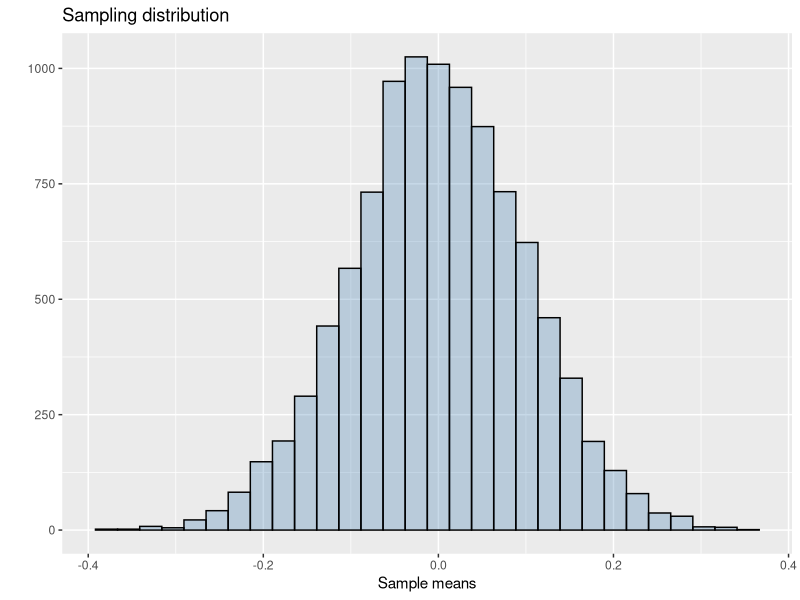
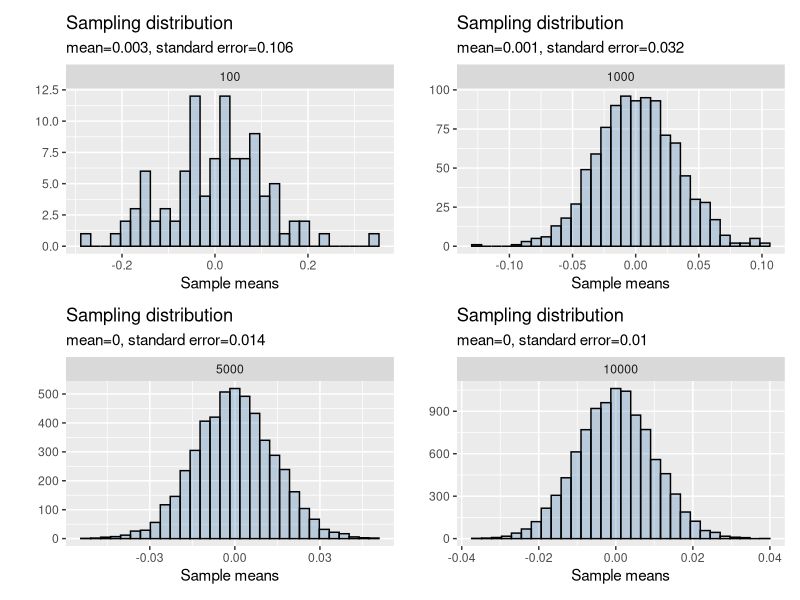
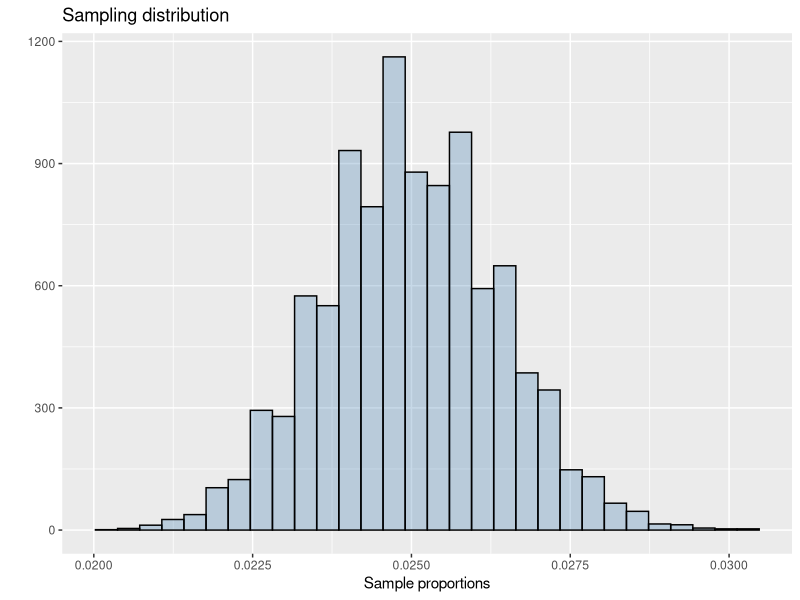
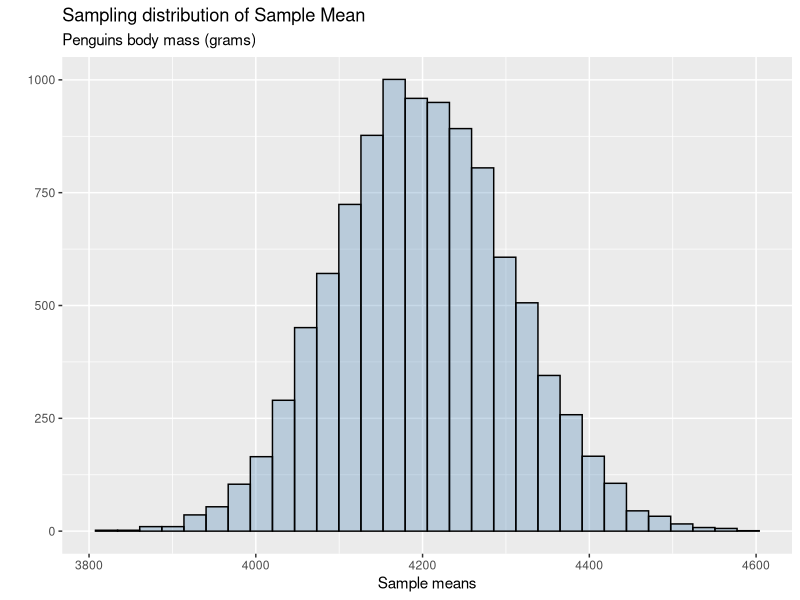
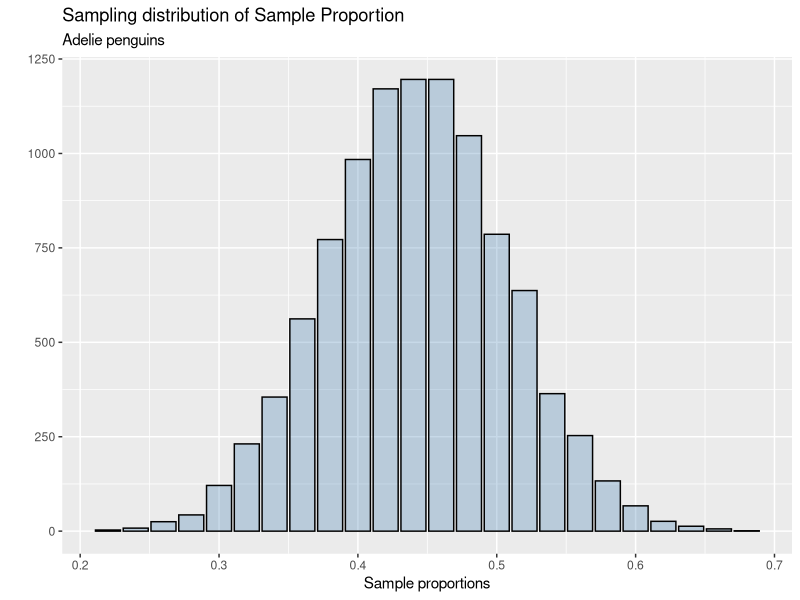

Recreate these plots in R, in order.
## ---- chunk 1
knitr::opts_chunk$set(
  comment = "#>",
  fig.width = 6,
  fig.height = 4,
  warning = FALSE,
  eval = TRUE
)
## ---- chunk 2
library(ggplot2)
library(patchwork)
library(palmerpenguins)
## ---- chunk 3
n_samples <- 10000
sample_size <- 100 # each sample will be of size 100
sample_means <- numeric(n_samples)

for(i in 1:n_samples){
  sample_i =  rnorm(n = sample_size, mean = 0, sd=1) # generate a new sample
  sample_means[i] = mean(sample_i) # obtain mean for each sample
}
## ---- chunk 4
sampling_dist <- ggplot(data.frame(sample_means),aes(sample_means))+
  geom_histogram(fill = 'steelblue',alpha = 0.3,
                 color = 'black',bins=30)+
  labs(title = 'Sampling distribution',
       x = 'Sample means',y = '')
## ---- chunk 5
sampling_dist
## ---- chunk 6
mean(sample_means)
## ---- chunk 7
sd(sample_means)
## ---- chunk 8
n_samples <- 100
sample_means <- numeric(n_samples)

for(i in 1:n_samples){
  sample_i =  rnorm(n = n_samples, mean = 0, sd=1) # generate a new sample
  sample_means[i] = mean(sample_i) # obtain mean for each sample
}

sample_mean <- round(mean(sample_means),3)
standard_error <- round(sd(sample_means),3)

sampling_dist100 <- ggplot(data.frame(sample_means),aes(sample_means))+
  geom_histogram(fill = 'steelblue',alpha = 0.3,
                 color = 'black',bins=30)+
  labs(title = 'Sampling distribution',
       x = 'Sample means',y = '',
       subtitle = paste0('mean=',sample_mean,
                         ', standard error=',standard_error))+
  facet_grid(~100)
## ---- chunk 9
n_samples <- 1000
sample_means <- numeric(n_samples)

for(i in 1:n_samples){
  sample_i =  rnorm(n = n_samples, mean = 0, sd=1) # generate a new sample
  sample_means[i] = mean(sample_i) # obtain mean for each sample
}

sample_mean <- round(mean(sample_means),3)
standard_error <- round(sd(sample_means),3)

sampling_dist1000 <- ggplot(data.frame(sample_means),aes(sample_means))+
  geom_histogram(fill = 'steelblue',alpha = 0.3,
                 color = 'black',bins=30)+
  labs(title = 'Sampling distribution',
       x = 'Sample means',y = '',
       subtitle = paste0('mean=',sample_mean,
                         ', standard error=',standard_error))+
  facet_grid(~1000)
## ---- chunk 10
n_samples <- 5000
sample_means <- numeric(n_samples)

for(i in 1:n_samples){
  sample_i =  rnorm(n = n_samples, mean = 0, sd=1) # generate a new sample
  sample_means[i] = mean(sample_i) # obtain mean for each sample
}

sample_mean <- round(mean(sample_means),3)
standard_error <- round(sd(sample_means),3)

sampling_dist5000 <- ggplot(data.frame(sample_means),aes(sample_means))+
  geom_histogram(fill = 'steelblue',alpha = 0.3,
                 color = 'black',bins=30)+
  labs(title = 'Sampling distribution',
       x = 'Sample means',y = '',
       subtitle = paste0('mean=',sample_mean,
                         ', standard error=',standard_error))+
  facet_grid(~5000)
## ---- chunk 11
n_samples <- 10000
sample_means <- numeric(n_samples)

for(i in 1:n_samples){
  sample_i =  rnorm(n = n_samples, mean = 0, sd=1) # generate a new sample
  sample_means[i] = mean(sample_i) # obtain mean for each sample
}

sample_mean <- round(mean(sample_means),3)
standard_error <- round(sd(sample_means),3)

sampling_dist10000 <- ggplot(data.frame(sample_means),aes(sample_means))+
  geom_histogram(fill = 'steelblue',alpha = 0.3,
                 color = 'black',bins=30)+
  labs(title = 'Sampling distribution',
       x = 'Sample means',y = '',
       subtitle = paste0('mean=',sample_mean,
                         ', standard error=',standard_error))+
  facet_grid(~10000)
## ---- chunk 12
plots <- sampling_dist100 + sampling_dist1000 + sampling_dist5000 +
  sampling_dist10000 + plot_layout(nrow=2, ncol=2)
## ---- chunk 13
plots
## ---- chunk 14
n_samples <- 10000
sample_size <- 100 # each sample will be of size 100
sample_proportions <- numeric(n_samples)

for(i in 1:n_samples){
  sample_i =  rbinom(n = sample_size, size= 10, 
                     prob = 0.25)/sample_size # generate a new sample
  sample_proportions[i] = mean(sample_i) # obtain proportion for each sample
}
## ---- chunk 15
sampling_dist_prop <- ggplot(data.frame(sample_proportions),
                             aes(sample_proportions))+
  geom_histogram(fill = 'steelblue',alpha = 0.3,
                 color = 'black',bins=30)+
  labs(title = 'Sampling distribution',
       x = 'Sample proportions',y = '')
## ---- chunk 16
sampling_dist_prop
## ---- chunk 17
mean(sample_proportions)
## ---- chunk 18
sd(sample_proportions)
## ---- chunk 19
body_mass_g <- penguins$body_mass_g[!is.na(penguins$body_mass_g)]
## ---- chunk 20
n_samples <- 10000
sample_size <- 50

body_mass_xbar <- numeric(n_samples)

for(i in 1:n_samples){
  sample_i =  sample(body_mass_g, size = sample_size) # generate a new sample
  body_mass_xbar[i] = mean(sample_i) # obtain mean for each sample
}

sampling_dist <- ggplot(data.frame(body_mass_xbar),
                        aes(body_mass_xbar))+
  geom_histogram(fill = 'steelblue',alpha = 0.3,
                 color = 'black',bins=30)+
  labs(title = 'Sampling distribution of Sample Mean',
       subtitle = 'Penguins body mass (grams)',
       x = 'Sample means',y = '')
## ---- chunk 21
sampling_dist
## ---- chunk 22
mean(body_mass_xbar)
## ---- chunk 23
mean(body_mass_g)
## ---- chunk 24
sd(body_mass_xbar)
## ---- chunk 25
species <- penguins$species[!is.na(penguins$species)]
## ---- chunk 26
n_samples <- 10000
sample_size <- 50

adelie_proportions <- numeric(n_samples)

for(i in 1:n_samples){
  sample_i =  sample(species, size = sample_size) # generate a new sample from the population
  adelie_proportions[i] = mean(sample_i == 'Adelie') # obtain mean for each sample
}

sampling_dist <- ggplot(data.frame(adelie_proportions),
                        aes(adelie_proportions))+
  geom_bar(fill = 'steelblue',alpha = 0.3,
                 color = 'black')+
  labs(title = 'Sampling distribution of Sample Proportion',
       subtitle = "Adelie penguins",
       x = 'Sample proportions',y = '')
## ---- chunk 27
sampling_dist
## ---- chunk 28
mean(adelie_proportions)
## ---- chunk 29
prop.table(table(species))['Adelie']
## ---- chunk 30
sd(adelie_proportions)
## ---- chunk 31
p <- prop.table(table(species))['Adelie']
sqrt((p*(1-p))/sample_size)
